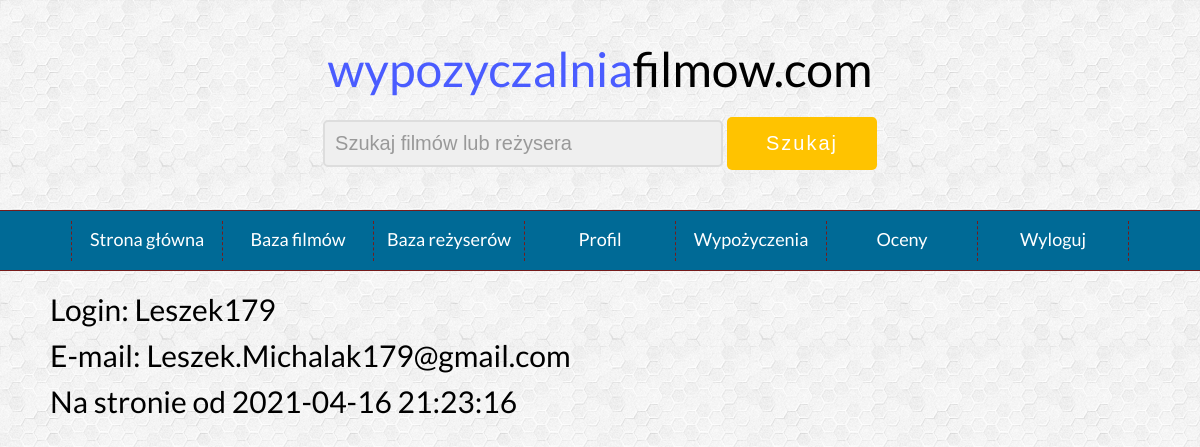
The app's page /wypozyczalnia/home_informacje.php (signed in) with its own data.
### tables this page shows
CREATE TABLE uzytkownicy (id_uzytkownika int AUTO_INCREMENT not null, PRIMARY KEY (id_uzytkownika), email VARCHAR(50) not null, 
login VARCHAR(50) not null, haslo VARCHAR(20) not null, data_dolaczenia datetime not null);

### wypozyczalnia/home_informacje.php (the view, shortened to what this page needs)
<!DOCTYPE HTML>
<html lang="pl">
<head>
	<link href="style_homepage.css" rel="stylesheet" type="text/css" />
	<link href="css/fontello.css" rel="stylesheet" type="text/css" />
</head>
<body>
	<div class="wrapper">
		<div class="header">
			<div class="logo">
				<span style="color: #4A5CFF">wypozyczalnia</span>filmow.com
			</div>
			<div class="search">
				<form action="home_search.php" method="post">
					<input type="text" placeholder="Szukaj filmów lub reżysera" onfocus="this.placeholder=''" onblur="this.placeholder='Szukaj filmów'" name="search"/>
					<input type="submit" value="Szukaj"/>
				</form>
			</div>
		</div>
		<div class="nav">
			<ol>
				<li><a href="home.php">Strona główna</a></li>
				<li><a href="home_baza_filmow.php">Baza filmów</a></li>
				<li><a href="home_baza_rezyserow.php">Baza reżyserów</a></li>
				<li><a href="home_informacje.php">Profil</a></li>
				<li><a href="home_wypozyczenia.php">Wypożyczenia</a></li>
				<li><a href="home_oceny.php">Oceny</a></li>
				<li><a href="logout.php">Wyloguj</a></li>
			</ol>
		</div>
		<div class="content">
			<?php
				$id_uzytkownika = $_SESSION['id_uzytkownika'];
				require_once "connect.php";
				$polaczenie = @new mysqli($host, $db_user, $db_password, $db_name);
				$wyniki_wyszukiwania = $polaczenie->query("select * from uzytkownicy where id_uzytkownika = $id_uzytkownika");
				$r = $wyniki_wyszukiwania->fetch_assoc();
				echo "<div class='title'>";
					echo "Login: ".$r['login'];
				echo "</div>";
				echo "<div class='title'>";
					echo "E-mail: ".$r['email'];
				echo "</div>";
				echo "<div class='title'>";
					echo "Na stronie od ".$r['data_dolaczenia'];
				echo "</div>";
			?>
		</div>
	</div>
</body>
</html>

### wypozyczalnia/style_homepage.css (style rules this page uses)
body { background-image: url("img/hexellence.png"); font-family: 'Lato', sans-serif; font-size: 20px; margin: 0 !important; }
input[type=text], input[type=password] { width: 400px; background-color: #efefef; color: #666; border: 2px solid #ddd; border-radius: 5px; font-size: 20px; padding: 10px; box-sizing: border-box; outline: none; margin-top: 10px; }
input[type=submit] { width: 150px; background-color: #FFC300; font-size:20px; color: white; padding: 15px 10px; margin-top: 20px; border: none; border-radius: 5px; cursor: pointer; letter-spacing: 2px; outline: none; }
.wrapper { width: 100%; }
.header { width:100%; padding: 40px 0; }
.logo { width: 100%; text-align: center; font-size: 48px; margin-left: auto; margin-right: auto; }
.search { width: 100%; text-align: center; font-size: 20px; margin-left: auto; margin-right: auto; }
.nav { width: 100%; padding: 10px 0; background-color: #006A96; text-align: center; border-top: 1px solid #751b1b; border-bottom: 1px solid #751b1b; }
.content { width: 1100px; margin-left: auto; margin-right: auto; text-align: left; padding-top: 10px; min-height: 500px; }
.title { font-size: 30px; margin-top: 10px; margin-bottom: 10px; }
ol { padding: 0; margin: 0; list-style-type: none; font-size: 18px; height: 35px; line-height: 200%; display: inline-block; }
ol a { color: #ffffff; text-decoration: none; display: block; }
ol > li { float: left; width: 150px; height: 40px; border-right: 1px dashed #751b1b; }
ol > li:first-child { border-left: 1px dashed #751b1b; }

### records on screen
uzytkownicy: login "Leszek179", email "Leszek.Michalak179@gmail.com", data_dolaczenia "2021-04-16 21:23:16"
